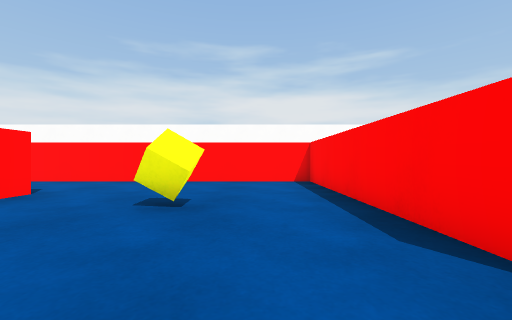
[1] (above)

17 first-person views from a walk through a Unity game level. The camera is 0.55 m above the floor, looks level and sees 90° across. The floor is counted in squares, 1 m on a side. Each view is taken from the middle of a square. On the plan, view 1 faces up. The plan holds only what a view shows up to about 9 squares ahead; the rest is blank. The place goes on beyond the plan. Surface patterns are stand-ins for the level's own textures.

[2]
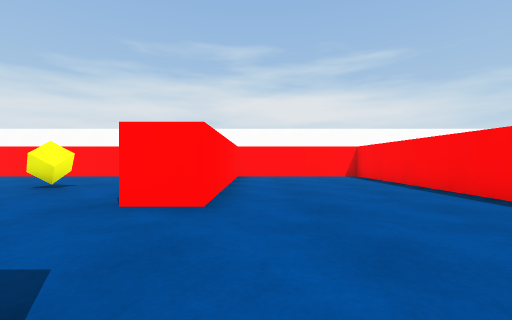

[3]
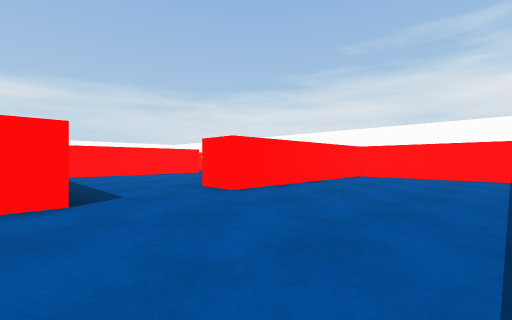

[4]
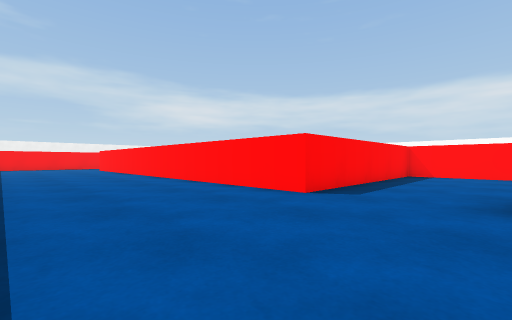

[5]
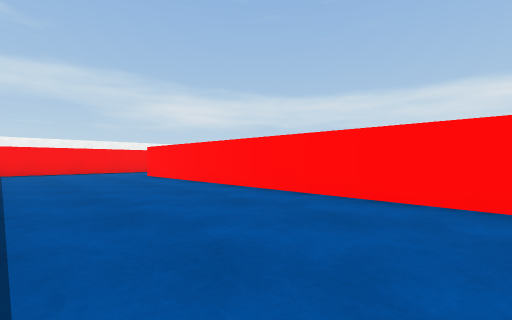

[6]
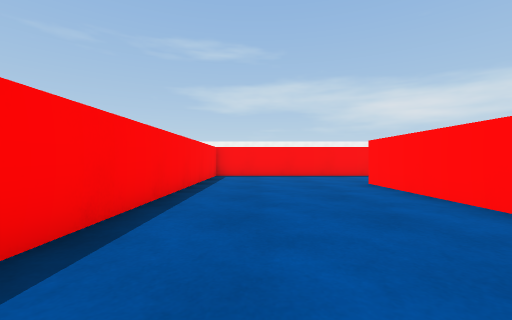

[7]
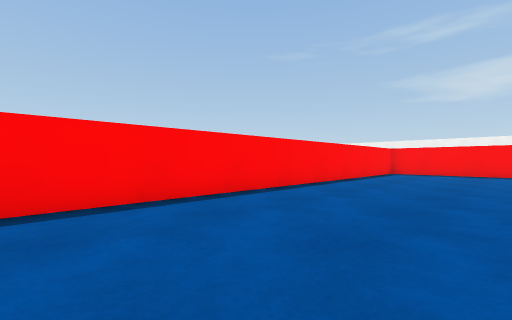

[8]
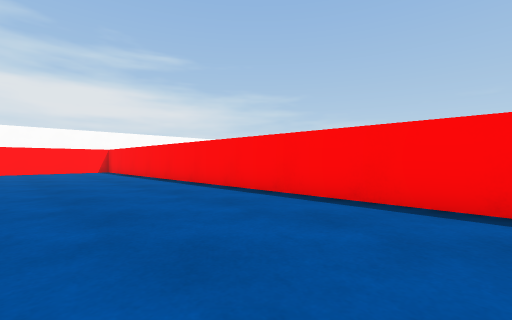

[9]
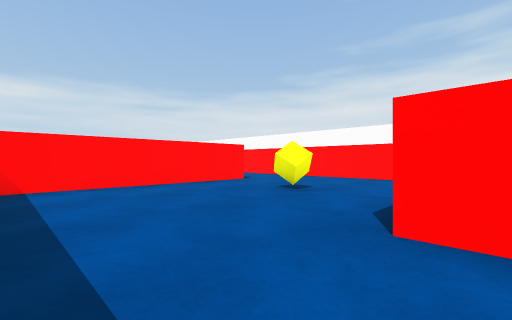

[10]
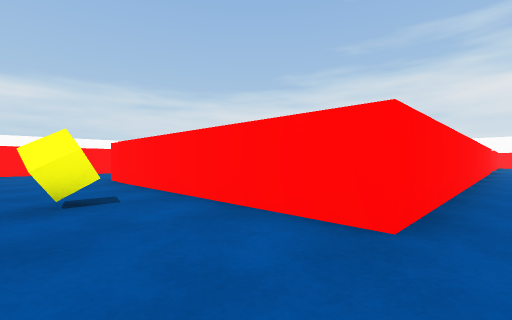

[11]
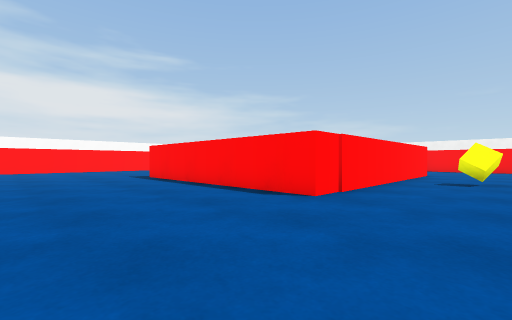

[12]
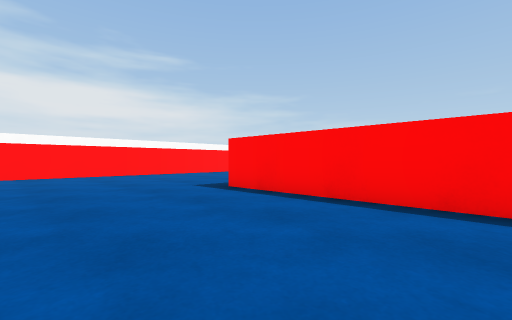

[13]
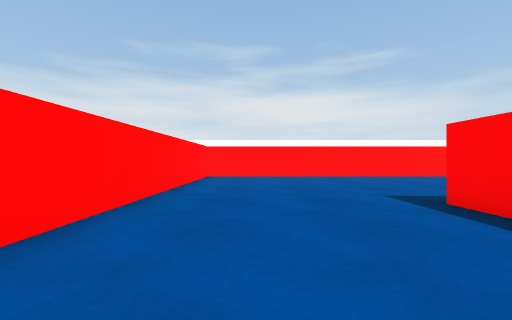

[14]
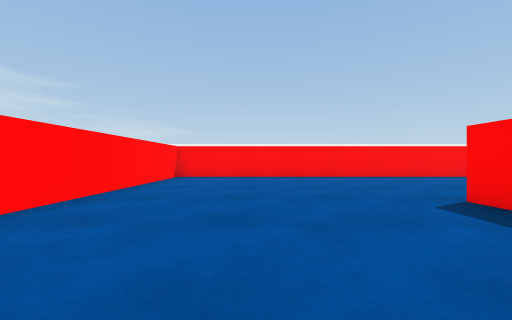

[15]
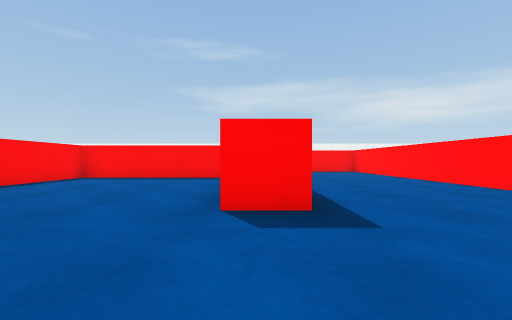

[16]
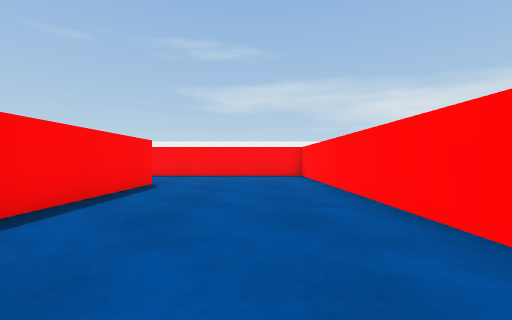

[17]
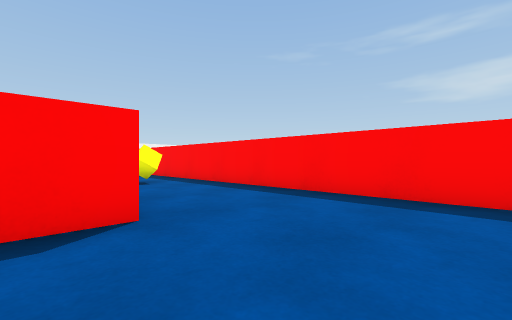

### Floor plan
Points are (right, up) in squares from view 1. A wall is a line through its corners. A room is listed if a view was taken in it or the views show most of it. See-through windows are left out.
Room 1 (views 1, 2, 3, 4, 5, 6, 7, 8, 9)
walls: (1.4, 1.4) (1.4, 6.6) (-3.5, 6.6); (-3.6, 4.1) (-3.6, -1.4) (2.4, -1.4) (2.4, -13.9); (3.4, -16.9) (6.4, -16.9) (6.4, 6.6) (2.4, 6.6) (2.4, 1) (1.4, 1)
ways out: opening at (2.5, -15.5) to room 2; opening at (-4, 5.5)
objects: yellow cube (-1, 3)
Room 2 (views 10, 11, 12, 13, 14, 15, 16, 17)
walls: (-3, -12.9) (1.4, -12.9) (1.4, -2.4) (-8.6, -2.4) (-8.6, -16.9) (3.4, -16.9); (2.4, -13.9) (-4.6, -13.9) (-4.6, -7.8) (-3.5, -7.8)
ways out: opening at (2.5, -15.5) to room 1
objects: yellow cube (-1, -16)

Positions as (right, up) in squares from view 1, and headings:
1: (0, 0), facing up
2: (3, -2), facing up
3: (6, -2), facing up-left
4: (6, 1), facing down-left
5: (6, -5), facing down-left
6: (5, -8), facing down
7: (3, -6), facing down-right
8: (3, -6), facing up-right
9: (2, -1), facing up-left
10: (3, -16), facing up-left
11: (-8, -16), facing up-right
12: (-8, -12), facing up-right
13: (-7, -11), facing up
14: (-7, -5), facing right
15: (-4, -5), facing down
16: (-7, -8), facing down
17: (-7, -13), facing down-right
